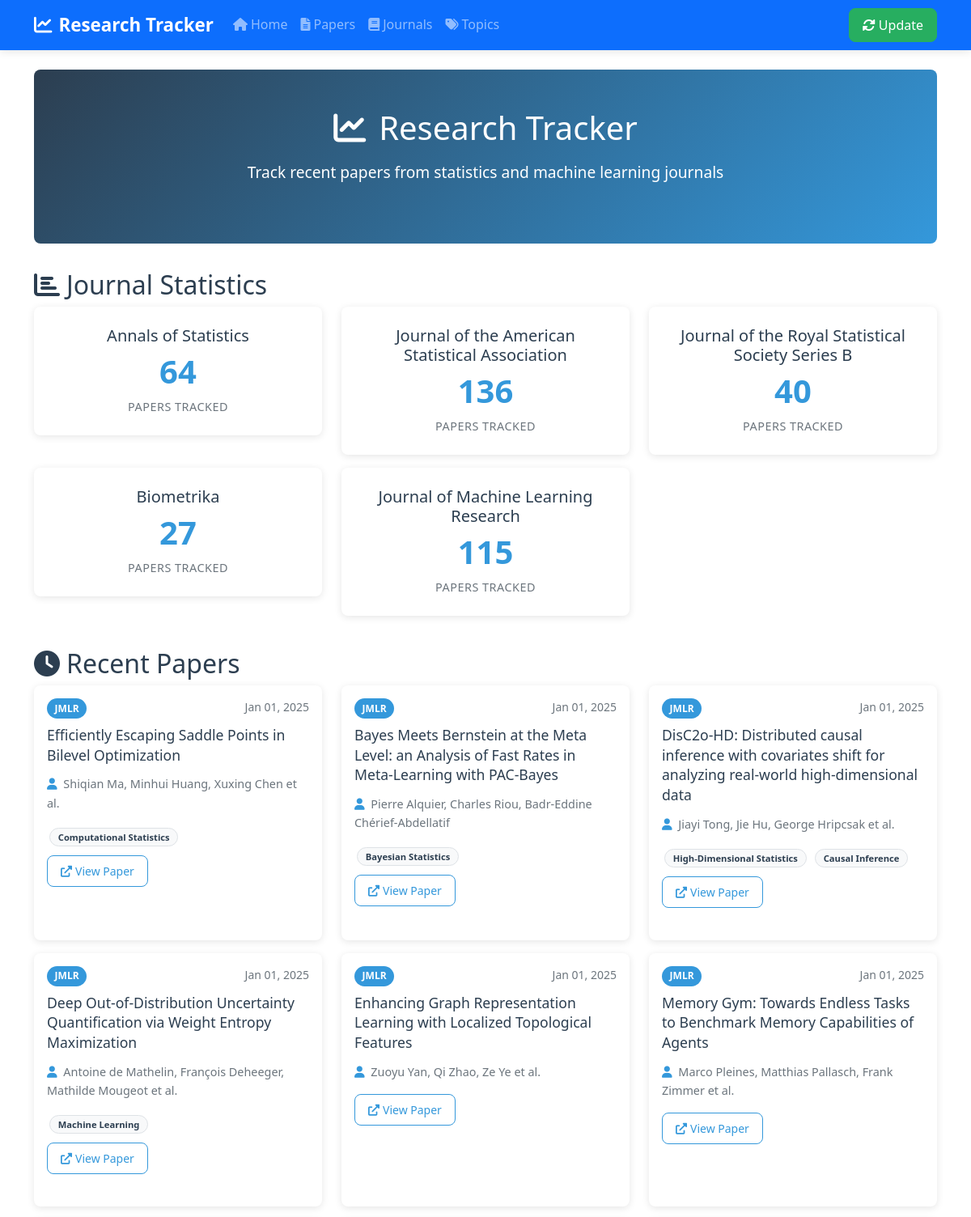
The page / (upper part) on the database its author committed.
### app/models.py (models this page shows)
class Journal(Base):
    __tablename__ = 'journals'
    id = Column(Integer, primary_key=True, index=True)
    name = Column(String(100), unique=True, index=True)
    abbreviation = Column(String(20), unique=True)
    url = Column(String(500))
    papers_url = Column(String(500))
    papers = relationship("Paper", back_populates="journal")

class Paper(Base):
    __tablename__ = 'papers'
    id = Column(Integer, primary_key=True, index=True)
    title = Column(String(500), index=True)
    abstract = Column(Text, nullable=True)
    doi = Column(String(200), nullable=True, unique=True)
    url = Column(String(500), nullable=True)
    pdf_url = Column(String(500), nullable=True)
    publication_date = Column(DateTime, nullable=True)
    accepted_date = Column(DateTime, nullable=True)
    scraped_date = Column(DateTime, default=datetime.utcnow)
    section = Column(String(100), nullable=True)  # Added section field
    journal_id = Column(Integer, ForeignKey('journals.id'))
    journal = relationship("Journal", back_populates="papers")
    authors = relationship("Author", secondary=paper_authors, back_populates="papers")
    topics = relationship("Topic", secondary=paper_topics, back_populates="papers")

class Author(Base):
    __tablename__ = 'authors'
    id = Column(Integer, primary_key=True, index=True)
    name = Column(String(200), index=True)
    email = Column(String(200), nullable=True)
    affiliation = Column(String(500), nullable=True)
    papers = relationship("Paper", secondary=paper_authors, back_populates="authors")

class Topic(Base):
    __tablename__ = 'topics'
    id = Column(Integer, primary_key=True, index=True)
    name = Column(String(100), unique=True, index=True)
    description = Column(Text, nullable=True)
    papers = relationship("Paper", secondary=paper_topics, back_populates="topics")

### app/main.py (the view)
@app.get("/", response_class=HTMLResponse)
async def home(request: Request, db: Session = Depends(get_db)):
    recent_papers = db.query(Paper).order_by(desc(Paper.scraped_date)).limit(20).all()
    journal_stats = db.query(
        Journal.name,
        func.count(Paper.id).label('paper_count')
    ).join(Paper).group_by(Journal.id).all()
    return templates.TemplateResponse("index.html", {
        "request": request,
        "recent_papers": recent_papers,
        "journal_stats": journal_stats
    })

### templates/index.html (shortened to what this page needs)
{% extends "base.html" %}
{% block content %}
<div class="row">
    <div class="col-12">
        <div class="hero-section">
            <div class="container text-center">
                <h1><i class="fas fa-chart-line me-3"></i>Research Tracker</h1>
                <p class="lead">Track recent papers from statistics and machine learning journals</p>
            </div>
        </div>
    </div>
</div>
<div class="row mb-4">
    <div class="col-12">
        <h2><i class="fas fa-chart-bar me-2"></i>Journal Statistics</h2>
        {% if journal_stats %}
        <div class="row">
            {% for journal_name, paper_count in journal_stats %}
            <div class="col-md-6 col-lg-4 mb-3">
                <div class="stat-card">
                    <h5 class="card-title">{{ journal_name }}</h5>
                    <h3>{{ paper_count }}</h3>
                    <div class="stat-label">papers tracked</div>
                </div>
            </div>
            {% endfor %}
        </div>
        {% else %}
        <div class="empty-state">
            <i class="fas fa-chart-bar"></i>
            <h5>No statistics available yet</h5>
            <p>Click "Update" to start tracking papers from journals</p>
        </div>
        {% endif %}
    </div>
</div>
<div class="row">
    <div class="col-12">
        <h2><i class="fas fa-clock me-2"></i>Recent Papers</h2>
        {% if recent_papers %}
        <div class="row">
            {% for paper in recent_papers %}
            <div class="col-md-6 col-lg-4 mb-3">
                <div class="card paper-card h-100">
                    <div class="card-body">
                        <div class="d-flex justify-content-between align-items-start mb-2">
                            <span class="badge bg-primary journal-badge">{{ paper.journal.abbreviation if paper.journal else 'Unknown' }}</span>
                            <small class="text-muted">{{ paper.publication_date.strftime('%b %d, %Y') if paper.publication_date else (paper.scraped_date.strftime('%b %d, %Y') if paper.scraped_date else '') }}</small>
                        </div>
                        <h5 class="card-title">
                            <a href="/paper/{{ paper.id }}" class="text-decoration-none">{{ paper.title }}</a>
                        </h5>
                        {% if paper.authors %}
                        <p class="card-text authors-list">
                            <i class="fas fa-user me-1"></i>
                            {{ (paper.authors | format_authors)[:3] | join(', ') }}
                            {% if paper.authors | length > 3 %} et al.{% endif %}
                        </p>
                        {% endif %}
                        {% if paper.topics %}
                        <div class="mb-2">
                            {% for topic in paper.topics[:3] %}
                            <span class="badge bg-secondary topic-tag">{{ topic.name }}</span>
                            {% endfor %}
                        </div>
                        {% endif %}
                        {% if paper.url %}
                        <a href="{{ paper.url }}" class="btn btn-sm btn-outline-primary" target="_blank">
                            <i class="fas fa-external-link-alt me-1"></i>View Paper
                        </a>
                        {% endif %}
                    </div>
                </div>
            </div>
            {% endfor %}
        </div>
        {% else %}
        <div class="alert alert-info">
            <i class="fas fa-info-circle me-2"></i>
            No papers found. Click the "Update" button to scrape for recent papers.
        </div>
        {% endif %}
    </div>
</div>
{% endblock %}

### static/style.css (style rules this page uses)
:root { --primary-color: #2c3e50; --secondary-color: #3498db; --accent-color: #e74c3c; --success-color: #27ae60; --warning-color: #f39c12; --light-bg: #f8f9fa; --dark-text: #2c3e50; --border-radius: 8px; --box-shadow: 0 2px 10px rgba(0,0,0,0.1); }
body { font-family: 'Segoe UI', Tahoma, Geneva, Verdana, sans-serif; line-height: 1.6; color: var(--dark-text); }
.hero-section { background: linear-gradient(135deg, var(--primary-color), var(--secondary-color)); color: white; padding: 3rem 0; margin-bottom: 2rem; border-radius: var(--border-radius); }
.hero-section h1 { font-size: 2.5rem; font-weight: 300; margin-bottom: 1rem; }
.hero-section .lead { font-size: 1.2rem; margin-bottom: 1.5rem; }
.card { border: none; border-radius: var(--border-radius); box-shadow: var(--box-shadow); transition: all 0.3s ease; height: 100%; }
.paper-card { margin-bottom: 1.5rem; }
.paper-card .card-title { font-size: 1.1rem; line-height: 1.4; margin-bottom: 0.75rem; }
.paper-card .card-title a { color: var(--dark-text); text-decoration: none; }
.stat-card { text-align: center; padding: 1.5rem; background: white; border-radius: var(--border-radius); box-shadow: var(--box-shadow); }
.stat-card h3 { font-size: 2.5rem; font-weight: bold; color: var(--secondary-color); margin: 0.5rem 0; }
.stat-card .stat-label { color: #6c757d; font-size: 0.9rem; text-transform: uppercase; letter-spacing: 0.5px; }
.journal-badge { background: var(--secondary-color) !important; font-size: 0.75rem; padding: 0.4rem 0.6rem; border-radius: 20px; }
.topic-tag { background: var(--light-bg) !important; color: var(--dark-text) !important; border: 1px solid #dee2e6; font-size: 0.7rem; padding: 0.3rem 0.6rem; border-radius: 15px; margin: 0.2rem; display: inline-block; }
.btn { border-radius: var(--border-radius); padding: 0.5rem 1rem; font-weight: 500; transition: all 0.3s ease; }
.btn-outline-primary { color: var(--secondary-color); border-color: var(--secondary-color); }
.authors-list { color: #6c757d; font-size: 0.9rem; }
.authors-list i { color: var(--secondary-color); }

### rows shown on the page
Journal: name "Annals of Statistics", paper_count "64"
Journal: name "Journal of the American Statistical Association", paper_count "136"
Journal: name "Journal of the Royal Statistical Society Series B", paper_count "40"
Journal: name "Biometrika", paper_count "27"
Journal: name "Journal of Machine Learning Research", paper_count "115"
Paper: journal "JMLR", publication_date "Jan 01, 2025", title "Efficiently Escaping Saddle Points in Bilevel Optimization", shows "et al."
Author: name.name "Shiqian Ma, Minhui Huang, Xuxing Chen"
Topic: name "Computational Statistics"
Paper: journal "JMLR", publication_date "Jan 01, 2025", title "Bayes Meets Bernstein at the Meta Level: an Analysis of Fast Rates in Meta-Learning with PAC-Bayes"
Author: name.name "Pierre Alquier, Charles Riou, Badr-Eddine Chérief-Abdellatif"
Topic: name "Bayesian Statistics"
Paper: journal "JMLR", publication_date "Jan 01, 2025", title "DisC2o-HD: Distributed causal inference with covariates shift for analyzing real-world high-dimensional data", shows "et al."
Author: name.name "Jiayi Tong, Jie Hu, George Hripcsak"
Topic: name "High-Dimensional Statistics"
Topic: name "Causal Inference"
Paper: journal "JMLR", publication_date "Jan 01, 2025", title "Deep Out-of-Distribution Uncertainty Quantification via Weight Entropy Maximization", shows "et al."
Author: name.name "Antoine de Mathelin, François Deheeger, Mathilde Mougeot"
Topic: name "Machine Learning"
Paper: journal "JMLR", publication_date "Jan 01, 2025", title "Enhancing Graph Representation Learning with Localized Topological Features", shows "et al."
Author: name.name "Zuoyu Yan, Qi Zhao, Ze Ye"
Paper: journal "JMLR", publication_date "Jan 01, 2025", title "Memory Gym: Towards Endless Tasks to Benchmark Memory Capabilities of Agents", shows "et al."
Author: name.name "Marco Pleines, Matthias Pallasch, Frank Zimmer"
